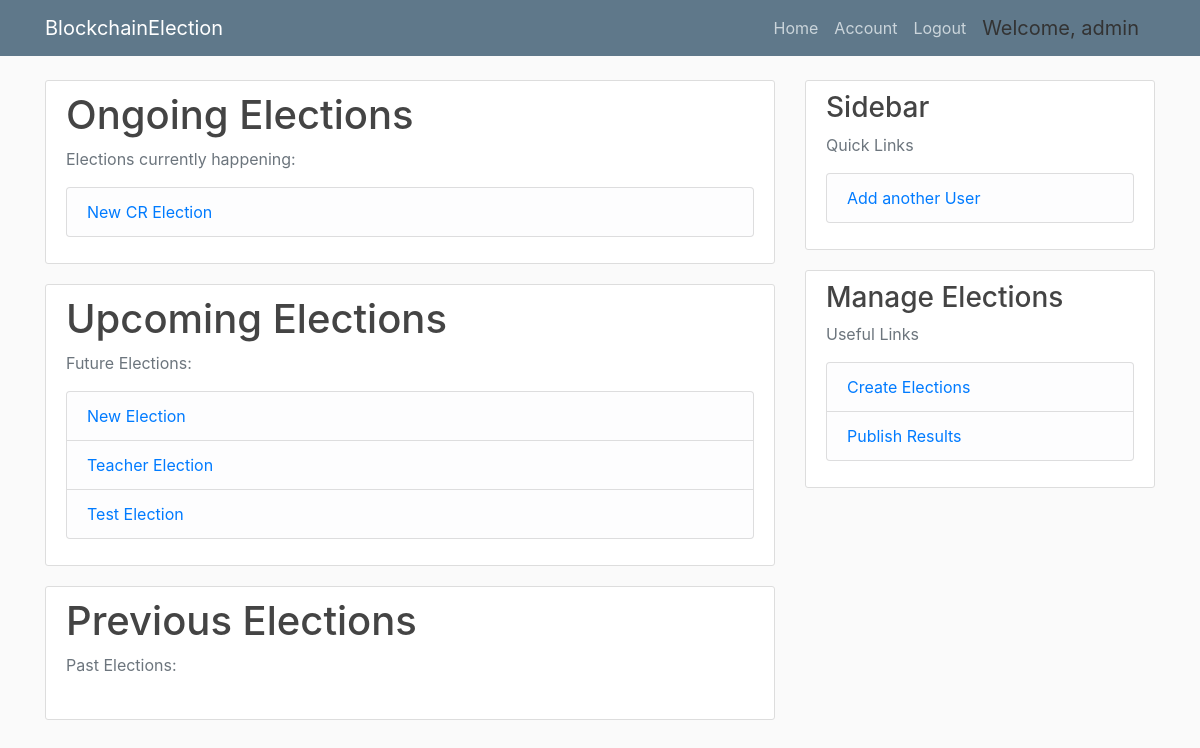
The page /admin (signed in) on the database as committed earlier.
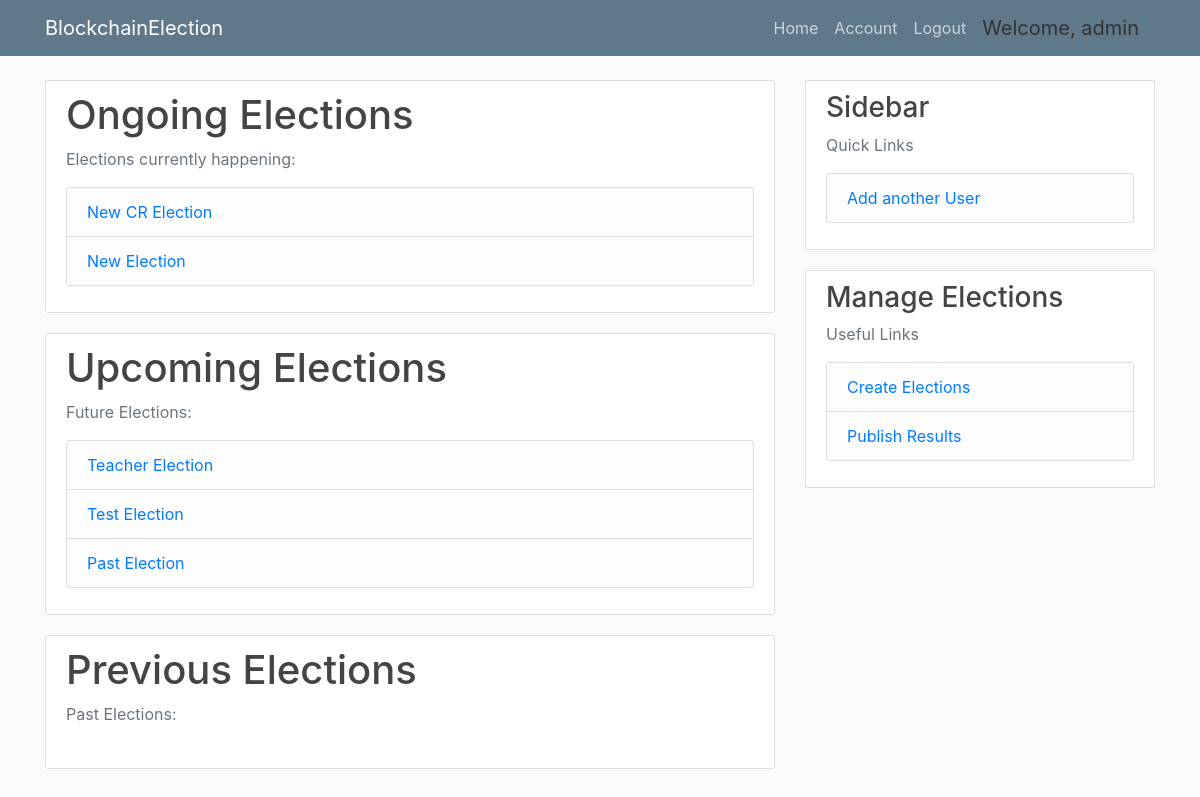
The same page on the database as committed later.
### app/models.py (models this page shows, shortened)
class Election(db.Model):
    election_id = db.Column(db.String(5), primary_key=True, nullable=False)
    election_title = db.Column(db.String(255), nullable=False)
    create_date = db.Column(db.DateTime, nullable=False, default=datetime.utcnow)
    start_date = db.Column(db.DateTime, nullable=False, default=datetime.utcnow)
    end_date = db.Column(db.DateTime, db.CheckConstraint("end_date > start_date"), nullable=False)
    public_key = db.Column(db.String(255), nullable=False, unique=True)
    max_attempt = db.Column(db.Integer, nullable=False, default=3)
    election_state = db.Column(db.String(30), db.CheckConstraint("election_state in ('upcoming', 'ongoing', 'over', 'past')"))

### app/routes.py (the view)
@app.route("/admin")
@login_required
def admin():
    elections = Election.query.all()
    return render_template("admin.html", elections=elections)

### app/models.py (called while the page is built)
@login_manager.user_loader
def load_user(user_id):
    return Voter.query.get(int(user_id))

### app/templates/admin.html (shortened to what this page needs)
{% extends "admin_base.html" %}
{% block content %}
    {% include 'ongoing_elections.html' %}
    {% include 'upcoming_elections.html' %}
    {% include 'previous_elections.html' %}
{% endblock content %}
{% block sidebar %}
<div class="col-md-4">
  <div class="content-section">
    <h3>Sidebar</h3>
    <p class='text-muted'>Quick Links
      <ul class="list-group">
        <li class="list-group-item list-group-item-light"><a href="{{ url_for('new_admin') }}">Add another User</a></li>
      </ul>
    </p>
  </div>
  <div class="content-section">
    <h3>Manage Elections</h3>
    <p class='text-muted'>Useful Links
      <ul class="list-group">
        <li class="list-group-item list-group-item-light"><a href="{{ url_for('new_election') }}">Create Elections</a></li>
        <li class="list-group-item list-group-item-light"><a href="#">Publish Results</a></li>
      </ul>
    </p>
  </div>
</div>
{% endblock sidebar %}

### app/templates/ongoing_elections.html
{% block ongoing_elections %}
<div class="content-section">
  <h1>Ongoing Elections</h1>
  <p class='text-muted'>Elections currently happening:
  <ul class="list-group">
      {% for election in elections %}
          {% if election.election_state == 'ongoing' %}
              <li class="list-group-item list-group-item-light"><a href="{{ url_for('view_election', id=election.election_id) }}">{{ election.election_title }}</a></li>
          {% endif %}
      {% endfor %}
  </ul>
  </p>
</div>
{% endblock ongoing_elections %}

### app/templates/upcoming_elections.html
{% block upcoming_elections %}
<div class="content-section">
  <h1>Upcoming Elections</h1>
  <p class='text-muted'>Future Elections:
  <ul class="list-group">
      {% for election in elections %}
          {% if election.election_state == 'upcoming' %}
              <li class="list-group-item list-group-item-light"><a href="{{ url_for('view_election', id=election.election_id) }}">{{ election.election_title }}</a></li>
          {% endif %}
      {% endfor %}
  </ul>
  </p>
</div>
{% endblock upcoming_elections %}

Rows that differ between the two databases and show on the page:
changed Election "New Election": moves from the list under "Upcoming Elections" to the list under "Ongoing Elections"
added Election: election_title "Past Election", shown under "Upcoming Elections"
